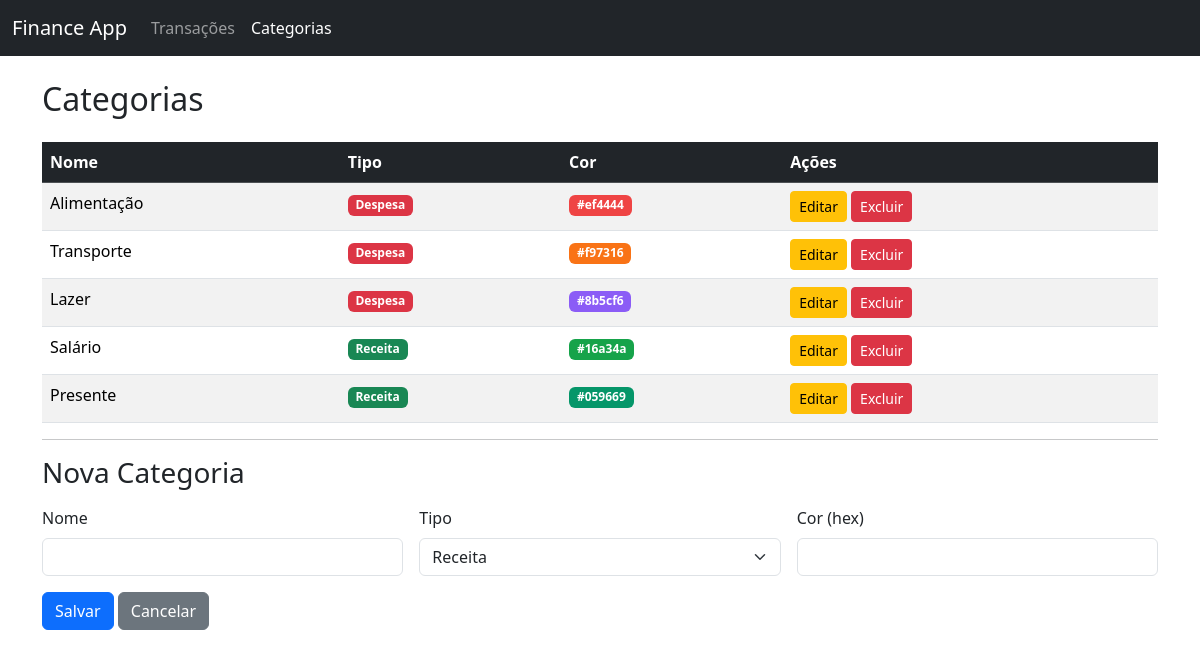
The page /categories on the database its author committed.
### models.py (models this page shows)
class Category(db.Model):
    __tablename__ = 'category'
    id = db.Column(db.Integer, primary_key=True)
    name = db.Column(db.String, nullable=False)
    type = db.Column(db.String, nullable=False)  # 'income' ou 'expense'
    color = db.Column(db.String, nullable=False)

### app.py (the view)
    @app.route('/categories', methods=['GET','POST'])
    def categories_view():
        form = CategoryForm()
        if form.validate_on_submit():
            c = Category(name=form.name.data, type=form.type.data, color=form.color.data)
            db.session.add(c)
            db.session.commit()
            flash('Categoria criada', 'success')
            return redirect(url_for('categories_view'))
        categories = Category.query.order_by(Category.type).all()
        return render_template('categories.html', categories=categories, form=form)

### forms.py
class CategoryForm(FlaskForm):
    name = StringField('Nome', validators=[DataRequired()])
    type = SelectField('Tipo', choices=[
        ('income', 'Receita'),
        ('expense', 'Despesa')
    ], validators=[DataRequired()])
    color = StringField('Cor (hex)', validators=[DataRequired()])
    submit = SubmitField('Salvar')

### Templates/categories.html (shortened to what this page needs)
{% extends "base.html" %}
{% block content %}
<h2 class="mb-4">Categorias</h2>
<table class="table table-striped table-hover">
  <thead class="table-dark">
    <tr>
      <th>Nome</th>
      <th>Tipo</th>
      <th>Cor</th>
      <th>Ações</th>
    </tr>
  </thead>
  <tbody>
    {% for c in categories %}
    <tr>
      <td>{{ c.name }}</td>
      <td>
        {% if c.type == 'income' %}
          <span class="badge bg-success">Receita</span>
        {% else %}
          <span class="badge bg-danger">Despesa</span>
        {% endif %}
      </td>
      <td>
        <span class="badge" style="background-color: {{ c.color|default('#6c757d') }}">
          {{ c.color|default('') }}
        </span>
      </td>
      <td>
        <a href="{{ url_for('edit_category', id=c.id) }}" class="btn btn-sm btn-warning">Editar</a>
        <form action="{{ url_for('delete_category', id=c.id) }}" method="post" style="display:inline;">
          <button type="submit" class="btn btn-sm btn-danger" onclick="return confirm('Excluir esta categoria?')">Excluir</button>
        </form>
      </td>
    </tr>
    {% endfor %}
  </tbody>
</table>
<hr>
<h3 class="mb-3">{% if edit_id %}Editar Categoria{% else %}Nova Categoria{% endif %}</h3>
<form method="post" class="row g-3">
  <div class="col-md-4">
    {{ form.name.label(class="form-label") }}
    {{ form.name(class="form-control") }}
  </div>
  <div class="col-md-4">
    {{ form.type.label(class="form-label") }}
    {{ form.type(class="form-select") }}
  </div>
  <div class="col-md-4">
    {{ form.color.label(class="form-label") }}
    {{ form.color(class="form-control") }}
  </div>
  <div class="col-12">
    {{ form.submit(class="btn btn-primary") }}
    <a href="{{ url_for('categories_view') }}" class="btn btn-secondary">Cancelar</a>
  </div>
</form>
{% endblock %}

### Templates/base.html (shortened to what this page needs)
<!doctype html>
<html lang="pt-br">
  <head>
    <link href="https://cdn.jsdelivr.net/npm/bootstrap@5.3.3/dist/css/bootstrap.min.css" rel="stylesheet">
  </head>
  <body>
    <nav class="navbar navbar-expand-lg navbar-dark bg-dark">
      <div class="container-fluid">
        <a class="navbar-brand" href="{{ url_for('index') }}">Finance App</a>
        <div class="collapse navbar-collapse" id="navbarNav">
          <ul class="navbar-nav me-auto">
            <li class="nav-item">
              <a class="nav-link {% if request.endpoint == 'index' %}active{% endif %}" href="{{ url_for('index') }}">Transações</a>
            </li>
            <li class="nav-item">
              <a class="nav-link {% if request.endpoint in ['categories_view','edit_category'] %}active{% endif %}" href="{{ url_for('categories_view') }}">Categorias</a>
            </li>
          </ul>
        </div>
      </div>
    </nav>
    <div class="container py-4">
      {% block content %}{% endblock %}
    </div>
  </body>
</html>

### rows shown on the page
Category: name "Alimentação", type "Despesa", color "#ef4444"
Category: name "Transporte", type "Despesa", color "#f97316"
Category: name "Lazer", type "Despesa", color "#8b5cf6"
Category: name "Salário", type "Receita", color "#16a34a"
Category: name "Presente", type "Receita", color "#059669"
